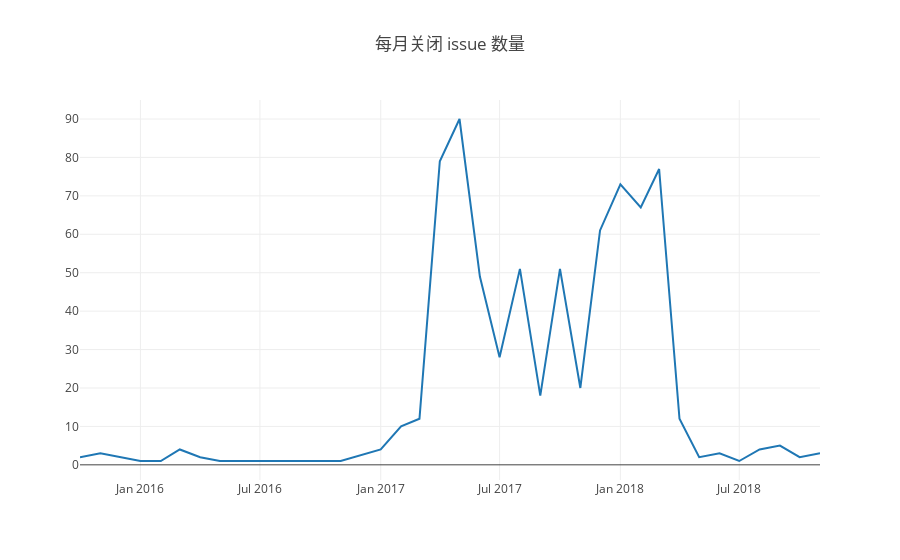

Here is the notebook cell this chart was saved with:
### Markdown cell above
### 关闭 issue

### Code cell
Promise.all(years.map(y=>{
    var q=`
    select toYear(issue_closed_at) as issue_close_year, toMonth(issue_closed_at)as issue_close_month,
        count(issue_number) as close_issue_number
    from github_log.year${y}
    where repo_id=${id}
        and type = 'IssuesEvent'
        and action = 'closed'
    group by (issue_close_year, issue_close_month)
    order by (issue_close_year, issue_close_month)`;
    return openDigger.driver.clickhouse.query(q);
})).then(data =>
        {var closeIssueCount = [], months = [], issuetable =[];
        data.forEach(d=> {
        d.forEach(t => {
            closeIssueCount.push(t.close_issue_number);
            months.push(t.issue_close_year + '-' + t.issue_close_month.toString().padStart(2, '0'));
            issuetable.push([t.issue_close_year + '-' + t.issue_close_month.toString().padStart(2, '0'),t.close_issue_number])
    });
        });
        openDigger.render.plotly([
        {x: months, y: closeIssueCount, mode: 'scatter', name: '每月关闭 issue 数量'},
    ], {
        title: '每月关闭 issue 数量'
        ,yaxis2: { overlaying: 'y', side: 'right', anchor: 'x' }
    });
         console.table(issuetable);
});

### Figure 1 — Plotly figure (JSON) as saved in the notebook; plotly's stock layout.template omitted (floating-point values rounded to 4 significant figures)
{"data": [{"mode": "scatter", "name": "每月关闭 issue 数量", "x": ["2015-10", "2015-11", "2016-01", "2016-02", "2016-03", "2016-04", "2016-05", "2016-09", "2016-11", "2017-01", "2017-02", "2017-03", "2017-04", "2017-05", "2017-06", "2017-07", "2017-08", "2017-09", "2017-10", "2017-11", "2017-12", "2018-01", "2018-02", "2018-03", "2018-04", "2018-05", "2018-06", "2018-07", "2018-08", "2018-09", "2018-10", "2018-11"], "y": ["2", "3", "1", "1", "4", "2", "1", "1", "1", "4", "10", "12", "79", "90", "49", "28", "51", "18", "51", "20", "61", "73", "67", "77", "12", "2", "3", "1", "4", "5", "2", "3"]}], "layout": {"autosize": true, "title": {"text": "每月关闭 issue 数量"}, "xaxis": {"autorange": true, "range": ["2015-10-01", "2018-11-01"], "type": "date"}, "yaxis": {"autorange": true, "range": [-3.944, 94.94], "type": "linear"}, "yaxis2": {"anchor": "x", "overlaying": "y", "side": "right"}}}
